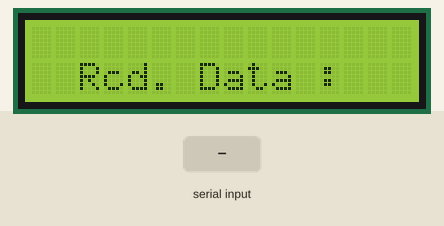
Simulated run of this sketch. Board: Arduino Uno, built with avr-gcc and run on an emulated ATmega328P. On the bench: 16×2 character LCD. The inputs (shaded band) are chosen by the test bench.

Above: at 1.2 s.
1.3 s: byte 30 received over Serial
2.8 s: byte 90 received over Serial
At 3.1 s:
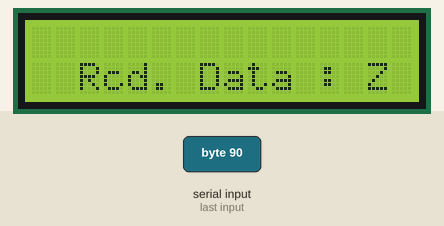
4.3 s: byte 120 received over Serial
At 5.5 s:
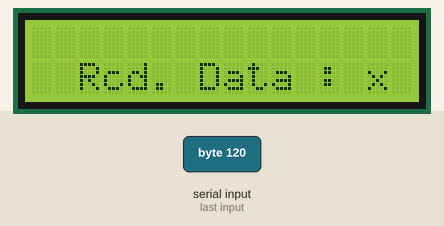
Timing chart, 0 to 7.3 s (numbered marks = the images above; inputs shaded):
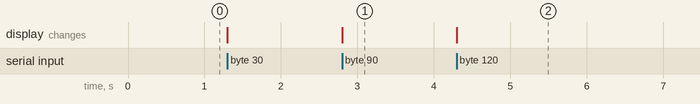

The sketch:

UART-_Arduino_and_PIC16.ino
```cpp
#include <LiquidCrystal.h>

char data;

const int rs = 7, en = 6, d4 = 5, d5 = 4, d6 = 3, d7 = 2;
LiquidCrystal lcd(rs, en, d4, d5, d6, d7);

void setup() {
  Serial.begin(9600);
  lcd.begin(16, 2);
  lcd.setCursor(2,1);
  lcd.print("Rcd. Data : ");
}

void loop() {

  lcd.setCursor(14, 1);
  if(Serial.available()) {
     data = Serial.read();
     lcd.print(data);
  }
}
```

Measured:
- after the input at 2.8 s, the display: changes at once (image 1)
- after the input at 4.3 s, the display: changes at once (image 2)
